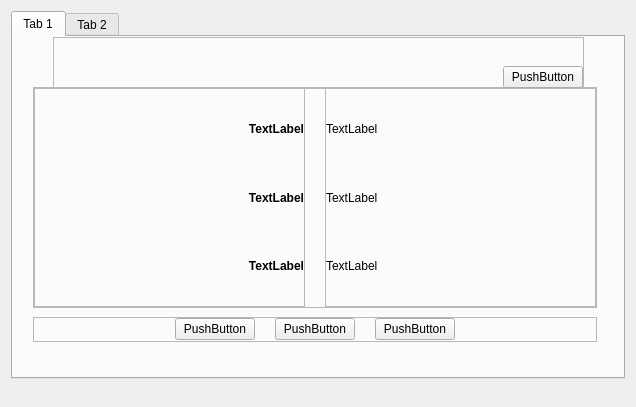
<?xml version="1.0" encoding="UTF-8"?>
<ui version="4.0">
 <class>QGenieRCPageWireless</class>
 <widget class="QWidget" name="QGenieRCPageWireless">
  <property name="geometry">
   <rect>
    <x>0</x>
    <y>0</y>
    <width>636</width>
    <height>407</height>
   </rect>
  </property>
  <property name="windowTitle">
   <string>Form</string>
  </property>
  <layout class="QVBoxLayout" name="verticalLayout">
   <property name="bottomMargin">
    <number>0</number>
   </property>
   <item>
    <widget class="QTabWidget" name="tabWidget">
     <property name="focusPolicy">
      <enum>Qt::NoFocus</enum>
     </property>
     <property name="currentIndex">
      <number>0</number>
     </property>
     <widget class="QWidget" name="tab">
      <attribute name="title">
       <string>Tab 1</string>
      </attribute>
      <layout class="QHBoxLayout" name="horizontalLayout">
       <property name="leftMargin">
        <number>20</number>
       </property>
       <property name="topMargin">
        <number>0</number>
       </property>
       <item>
        <widget class="QStackedWidget" name="stackedWidget">
         <property name="styleSheet">
          <string notr="true"/>
         </property>
         <property name="currentIndex">
          <number>0</number>
         </property>
         <widget class="QWidget" name="page">
          <widget class="QLabel" name="label_info_wpa">
           <property name="geometry">
            <rect>
             <x>270</x>
             <y>450</y>
             <width>171</width>
             <height>16</height>
            </rect>
           </property>
           <property name="text">
            <string>TextLabel</string>
           </property>
          </widget>
          <widget class="QLabel" name="label_info_wpa_title">
           <property name="geometry">
            <rect>
             <x>80</x>
             <y>450</y>
             <width>171</width>
             <height>16</height>
            </rect>
           </property>
           <property name="font">
            <font>
             <weight>75</weight>
             <italic>false</italic>
             <bold>true</bold>
            </font>
           </property>
           <property name="styleSheet">
            <string notr="true">font: bold;</string>
           </property>
           <property name="text">
            <string>TextLabel</string>
           </property>
          </widget>
          <widget class="QFrame" name="frame_4">
           <property name="geometry">
            <rect>
             <x>0</x>
             <y>50</y>
             <width>564</width>
             <height>221</height>
            </rect>
           </property>
           <property name="frameShape">
            <enum>QFrame::StyledPanel</enum>
           </property>
           <property name="frameShadow">
            <enum>QFrame::Raised</enum>
           </property>
           <layout class="QHBoxLayout" name="horizontalLayout_3">
            <property name="spacing">
             <number>20</number>
            </property>
            <property name="margin">
             <number>0</number>
            </property>
            <item>
             <widget class="QFrame" name="frame_2">
              <property name="frameShape">
               <enum>QFrame::StyledPanel</enum>
              </property>
              <property name="frameShadow">
               <enum>QFrame::Raised</enum>
              </property>
              <layout class="QVBoxLayout" name="verticalLayout_2">
               <property name="spacing">
                <number>6</number>
               </property>
               <property name="leftMargin">
                <number>0</number>
               </property>
               <property name="topMargin">
                <number>9</number>
               </property>
               <property name="rightMargin">
                <number>0</number>
               </property>
               <property name="bottomMargin">
                <number>9</number>
               </property>
               <item>
                <widget class="QLabel" name="label_info_ssid_title">
                 <property name="font">
                  <font>
                   <weight>75</weight>
                   <italic>false</italic>
                   <bold>true</bold>
                  </font>
                 </property>
                 <property name="styleSheet">
                  <string notr="true">font: bold;</string>
                 </property>
                 <property name="text">
                  <string>TextLabel</string>
                 </property>
                 <property name="alignment">
                  <set>Qt::AlignRight|Qt::AlignTrailing|Qt::AlignVCenter</set>
                 </property>
                </widget>
               </item>
               <item>
                <widget class="QLabel" name="label_info_chanel_title">
                 <property name="font">
                  <font>
                   <weight>75</weight>
                   <italic>false</italic>
                   <bold>true</bold>
                  </font>
                 </property>
                 <property name="styleSheet">
                  <string notr="true">font: bold;</string>
                 </property>
                 <property name="text">
                  <string>TextLabel</string>
                 </property>
                 <property name="alignment">
                  <set>Qt::AlignRight|Qt::AlignTrailing|Qt::AlignVCenter</set>
                 </property>
                </widget>
               </item>
               <item>
                <widget class="QLabel" name="label_info_pwd_title">
                 <property name="font">
                  <font>
                   <weight>75</weight>
                   <italic>false</italic>
                   <bold>true</bold>
                  </font>
                 </property>
                 <property name="styleSheet">
                  <string notr="true">font: bold;</string>
                 </property>
                 <property name="text">
                  <string>TextLabel</string>
                 </property>
                 <property name="alignment">
                  <set>Qt::AlignRight|Qt::AlignTrailing|Qt::AlignVCenter</set>
                 </property>
                </widget>
               </item>
              </layout>
             </widget>
            </item>
            <item>
             <widget class="QFrame" name="frame_3">
              <property name="frameShape">
               <enum>QFrame::StyledPanel</enum>
              </property>
              <property name="frameShadow">
               <enum>QFrame::Raised</enum>
              </property>
              <layout class="QVBoxLayout" name="verticalLayout_3">
               <property name="leftMargin">
                <number>0</number>
               </property>
               <property name="rightMargin">
                <number>0</number>
               </property>
               <item>
                <widget class="QLabel" name="label_info_ssid">
                 <property name="text">
                  <string>TextLabel</string>
                 </property>
                </widget>
               </item>
               <item>
                <widget class="QLabel" name="label_info_channel">
                 <property name="text">
                  <string>TextLabel</string>
                 </property>
                </widget>
               </item>
               <item>
                <widget class="QLabel" name="label_info_pwd">
                 <property name="text">
                  <string>TextLabel</string>
                 </property>
                </widget>
               </item>
              </layout>
             </widget>
            </item>
           </layout>
          </widget>
          <widget class="QFrame" name="frame_5">
           <property name="geometry">
            <rect>
             <x>0</x>
             <y>280</y>
             <width>564</width>
             <height>25</height>
            </rect>
           </property>
           <property name="frameShape">
            <enum>QFrame::StyledPanel</enum>
           </property>
           <property name="frameShadow">
            <enum>QFrame::Raised</enum>
           </property>
           <layout class="QHBoxLayout" name="horizontalLayout_4">
            <property name="spacing">
             <number>20</number>
            </property>
            <property name="margin">
             <number>0</number>
            </property>
            <item>
             <spacer name="horizontalSpacer_5">
              <property name="orientation">
               <enum>Qt::Horizontal</enum>
              </property>
              <property name="sizeHint" stdset="0">
               <size>
                <width>40</width>
                <height>20</height>
               </size>
              </property>
             </spacer>
            </item>
            <item>
             <widget class="QPushButton" name="but_modify">
              <property name="sizePolicy">
               <sizepolicy hsizetype="Preferred" vsizetype="Fixed">
                <horstretch>0</horstretch>
                <verstretch>0</verstretch>
               </sizepolicy>
              </property>
              <property name="focusPolicy">
               <enum>Qt::NoFocus</enum>
              </property>
              <property name="text">
               <string>PushButton</string>
              </property>
             </widget>
            </item>
            <item>
             <widget class="QPushButton" name="but_export">
              <property name="sizePolicy">
               <sizepolicy hsizetype="Preferred" vsizetype="Fixed">
                <horstretch>0</horstretch>
                <verstretch>0</verstretch>
               </sizepolicy>
              </property>
              <property name="focusPolicy">
               <enum>Qt::NoFocus</enum>
              </property>
              <property name="text">
               <string>PushButton</string>
              </property>
             </widget>
            </item>
            <item>
             <widget class="QPushButton" name="but_info_cancel">
              <property name="sizePolicy">
               <sizepolicy hsizetype="Preferred" vsizetype="Fixed">
                <horstretch>0</horstretch>
                <verstretch>0</verstretch>
               </sizepolicy>
              </property>
              <property name="focusPolicy">
               <enum>Qt::NoFocus</enum>
              </property>
              <property name="text">
               <string>PushButton</string>
              </property>
             </widget>
            </item>
            <item>
             <spacer name="horizontalSpacer_6">
              <property name="orientation">
               <enum>Qt::Horizontal</enum>
              </property>
              <property name="sizeHint" stdset="0">
               <size>
                <width>40</width>
                <height>20</height>
               </size>
              </property>
             </spacer>
            </item>
           </layout>
          </widget>
          <widget class="QFrame" name="frame_14">
           <property name="geometry">
            <rect>
             <x>20</x>
             <y>0</y>
             <width>531</width>
             <height>52</height>
            </rect>
           </property>
           <property name="frameShape">
            <enum>QFrame::StyledPanel</enum>
           </property>
           <property name="frameShadow">
            <enum>QFrame::Raised</enum>
           </property>
           <layout class="QHBoxLayout" name="horizontalLayout_14">
            <property name="margin">
             <number>0</number>
            </property>
            <item>
             <widget class="QLabel" name="label_info_error">
              <property name="sizePolicy">
               <sizepolicy hsizetype="Expanding" vsizetype="Preferred">
                <horstretch>0</horstretch>
                <verstretch>0</verstretch>
               </sizepolicy>
              </property>
              <property name="text">
               <string/>
              </property>
              <property name="alignment">
               <set>Qt::AlignLeading|Qt::AlignLeft|Qt::AlignVCenter</set>
              </property>
              <property name="wordWrap">
               <bool>true</bool>
              </property>
             </widget>
            </item>
            <item>
             <widget class="QProgressIndicator" name="pi_info" native="true">
              <property name="sizePolicy">
               <sizepolicy hsizetype="Preferred" vsizetype="Expanding">
                <horstretch>0</horstretch>
                <verstretch>0</verstretch>
               </sizepolicy>
              </property>
              <property name="minimumSize">
               <size>
                <width>35</width>
                <height>0</height>
               </size>
              </property>
             </widget>
            </item>
            <item>
             <layout class="QVBoxLayout" name="verticalLayout_9">
              <item>
               <spacer name="verticalSpacer_4">
                <property name="orientation">
                 <enum>Qt::Vertical</enum>
                </property>
                <property name="sizeHint" stdset="0">
                 <size>
                  <width>20</width>
                  <height>40</height>
                 </size>
                </property>
               </spacer>
              </item>
              <item>
               <widget class="QPushButton" name="but_info_refresh">
                <property name="sizePolicy">
                 <sizepolicy hsizetype="Preferred" vsizetype="Fixed">
                  <horstretch>0</horstretch>
                  <verstretch>0</verstretch>
                 </sizepolicy>
                </property>
                <property name="focusPolicy">
                 <enum>Qt::NoFocus</enum>
                </property>
                <property name="text">
                 <string>PushButton</string>
                </property>
               </widget>
              </item>
             </layout>
            </item>
           </layout>
          </widget>
         </widget>
         <widget class="QWidget" name="page_2">
          <widget class="QLabel" name="label_set_mode_title">
           <property name="geometry">
            <rect>
             <x>10</x>
             <y>320</y>
             <width>41</width>
             <height>16</height>
            </rect>
           </property>
           <property name="font">
            <font>
             <weight>75</weight>
             <bold>true</bold>
            </font>
           </property>
           <property name="styleSheet">
            <string notr="true">font: bold;</string>
           </property>
           <property name="text">
            <string>mode</string>
           </property>
          </widget>
          <widget class="QComboBox" name="cob_mode">
           <property name="geometry">
            <rect>
             <x>50</x>
             <y>320</y>
             <width>121</width>
             <height>22</height>
            </rect>
           </property>
           <property name="focusPolicy">
            <enum>Qt::NoFocus</enum>
           </property>
           <item>
            <property name="text">
             <string>Up to 54Mbps</string>
            </property>
           </item>
           <item>
            <property name="text">
             <string>Up to 145Mbps</string>
            </property>
           </item>
           <item>
            <property name="text">
             <string>Up to 300Mbps</string>
            </property>
           </item>
          </widget>
          <widget class="QFrame" name="frame_6">
           <property name="geometry">
            <rect>
             <x>0</x>
             <y>280</y>
             <width>564</width>
             <height>25</height>
            </rect>
           </property>
           <property name="frameShape">
            <enum>QFrame::StyledPanel</enum>
           </property>
           <property name="frameShadow">
            <enum>QFrame::Raised</enum>
           </property>
           <layout class="QHBoxLayout" name="horizontalLayout_5">
            <property name="spacing">
             <number>20</number>
            </property>
            <property name="margin">
             <number>0</number>
            </property>
            <item>
             <spacer name="horizontalSpacer_7">
              <property name="orientation">
               <enum>Qt::Horizontal</enum>
              </property>
              <property name="sizeHint" stdset="0">
               <size>
                <width>40</width>
                <height>20</height>
               </size>
              </property>
             </spacer>
            </item>
            <item>
             <widget class="QPushButton" name="but_apply">
              <property name="focusPolicy">
               <enum>Qt::NoFocus</enum>
              </property>
              <property name="text">
               <string>PushButton</string>
              </property>
             </widget>
            </item>
            <item>
             <widget class="QPushButton" name="but_set_cancel">
              <property name="focusPolicy">
               <enum>Qt::NoFocus</enum>
              </property>
              <property name="text">
               <string>PushButton</string>
              </property>
             </widget>
            </item>
            <item>
             <spacer name="horizontalSpacer_8">
              <property name="orientation">
               <enum>Qt::Horizontal</enum>
              </property>
              <property name="sizeHint" stdset="0">
               <size>
                <width>40</width>
                <height>20</height>
               </size>
              </property>
             </spacer>
            </item>
           </layout>
          </widget>
          <widget class="QFrame" name="frame_7">
           <property name="geometry">
            <rect>
             <x>0</x>
             <y>60</y>
             <width>564</width>
             <height>220</height>
            </rect>
           </property>
           <property name="frameShape">
            <enum>QFrame::StyledPanel</enum>
           </property>
           <property name="frameShadow">
            <enum>QFrame::Raised</enum>
           </property>
           <layout class="QVBoxLayout" name="verticalLayout_4">
            <property name="spacing">
             <number>0</number>
            </property>
            <property name="margin">
             <number>0</number>
            </property>
            <item>
             <widget class="QFrame" name="frame_10">
              <property name="maximumSize">
               <size>
                <width>16777215</width>
                <height>30</height>
               </size>
              </property>
              <property name="frameShape">
               <enum>QFrame::StyledPanel</enum>
              </property>
              <property name="frameShadow">
               <enum>QFrame::Raised</enum>
              </property>
              <layout class="QHBoxLayout" name="horizontalLayout_6">
               <property name="spacing">
                <number>20</number>
               </property>
               <property name="topMargin">
                <number>2</number>
               </property>
               <property name="rightMargin">
                <number>9</number>
               </property>
               <property name="bottomMargin">
                <number>2</number>
               </property>
               <item>
                <widget class="QLabel" name="label_set_ssid_title">
                 <property name="sizePolicy">
                  <sizepolicy hsizetype="Expanding" vsizetype="Preferred">
                   <horstretch>0</horstretch>
                   <verstretch>0</verstretch>
                  </sizepolicy>
                 </property>
                 <property name="maximumSize">
                  <size>
                   <width>16777215</width>
                   <height>15</height>
                  </size>
                 </property>
                 <property name="font">
                  <font>
                   <weight>75</weight>
                   <italic>false</italic>
                   <bold>true</bold>
                  </font>
                 </property>
                 <property name="styleSheet">
                  <string notr="true">font: bold;</string>
                 </property>
                 <property name="text">
                  <string>ssid</string>
                 </property>
                 <property name="alignment">
                  <set>Qt::AlignRight|Qt::AlignTrailing|Qt::AlignVCenter</set>
                 </property>
                </widget>
               </item>
               <item>
                <layout class="QHBoxLayout" name="horizontalLayout_11">
                 <property name="leftMargin">
                  <number>0</number>
                 </property>
                 <property name="rightMargin">
                  <number>9</number>
                 </property>
                 <item>
                  <widget class="QLineEdit" name="edt_set_ssid">
                   <property name="sizePolicy">
                    <sizepolicy hsizetype="Preferred" vsizetype="Fixed">
                     <horstretch>0</horstretch>
                     <verstretch>0</verstretch>
                    </sizepolicy>
                   </property>
                   <property name="maximumSize">
                    <size>
                     <width>16777215</width>
                     <height>16777215</height>
                    </size>
                   </property>
                  </widget>
                 </item>
                 <item>
                  <spacer name="horizontalSpacer_3">
                   <property name="orientation">
                    <enum>Qt::Horizontal</enum>
                   </property>
                   <property name="sizeHint" stdset="0">
                    <size>
                     <width>40</width>
                     <height>20</height>
                    </size>
                   </property>
                  </spacer>
                 </item>
                </layout>
               </item>
              </layout>
             </widget>
            </item>
            <item>
             <widget class="QFrame" name="frame_11">
              <property name="maximumSize">
               <size>
                <width>16777215</width>
                <height>30</height>
               </size>
              </property>
              <property name="frameShape">
               <enum>QFrame::StyledPanel</enum>
              </property>
              <property name="frameShadow">
               <enum>QFrame::Raised</enum>
              </property>
              <layout class="QHBoxLayout" name="horizontalLayout_10">
               <property name="spacing">
                <number>20</number>
               </property>
               <property name="leftMargin">
                <number>9</number>
               </property>
               <property name="topMargin">
                <number>2</number>
               </property>
               <property name="rightMargin">
                <number>9</number>
               </property>
               <property name="bottomMargin">
                <number>2</number>
               </property>
               <item>
                <widget class="QLabel" name="label_set_channel_title">
                 <property name="sizePolicy">
                  <sizepolicy hsizetype="Expanding" vsizetype="Preferred">
                   <horstretch>0</horstretch>
                   <verstretch>0</verstretch>
                  </sizepolicy>
                 </property>
                 <property name="font">
                  <font>
                   <weight>75</weight>
                   <bold>true</bold>
                  </font>
                 </property>
                 <property name="styleSheet">
                  <string notr="true">font: bold;</string>
                 </property>
                 <property name="text">
                  <string>channel</string>
                 </property>
                 <property name="alignment">
                  <set>Qt::AlignRight|Qt::AlignTrailing|Qt::AlignVCenter</set>
                 </property>
                </widget>
               </item>
               <item>
                <layout class="QHBoxLayout" name="horizontalLayout_7">
                 <property name="leftMargin">
                  <number>0</number>
                 </property>
                 <property name="rightMargin">
                  <number>9</number>
                 </property>
                 <item>
                  <widget class="QComboBox" name="cob_channel">
                   <property name="minimumSize">
                    <size>
                     <width>68</width>
                     <height>0</height>
                    </size>
                   </property>
                   <property name="maximumSize">
                    <size>
                     <width>68</width>
                     <height>16777215</height>
                    </size>
                   </property>
                   <property name="maxCount">
                    <number>15</number>
                   </property>
                   <item>
                    <property name="text">
                     <string>Auto</string>
                    </property>
                   </item>
                   <item>
                    <property name="text">
                     <string>1</string>
                    </property>
                   </item>
                   <item>
                    <property name="text">
                     <string>2</string>
                    </property>
                   </item>
                   <item>
                    <property name="text">
                     <string>3</string>
                    </property>
                   </item>
                   <item>
                    <property name="text">
                     <string>4</string>
                    </property>
                   </item>
                   <item>
                    <property name="text">
                     <string>5</string>
                    </property>
                   </item>
                   <item>
                    <property name="text">
                     <string>6</string>
                    </property>
                   </item>
                   <item>
                    <property name="text">
                     <string>7</string>
                    </property>
                   </item>
                   <item>
                    <property name="text">
                     <string>8</string>
                    </property>
                   </item>
                   <item>
                    <property name="text">
                     <string>9</string>
                    </property>
                   </item>
                   <item>
                    <property name="text">
                     <string>10</string>
                    </property>
                   </item>
                   <item>
                    <property name="text">
                     <string>11</string>
                    </property>
                   </item>
                  </widget>
                 </item>
                 <item>
                  <spacer name="horizontalSpacer_2">
                   <property name="orientation">
                    <enum>Qt::Horizontal</enum>
                   </property>
                   <property name="sizeType">
                    <enum>QSizePolicy::Expanding</enum>
                   </property>
                   <property name="sizeHint" stdset="0">
                    <size>
                     <width>40</width>
                     <height>20</height>
                    </size>
                   </property>
                  </spacer>
                 </item>
                </layout>
               </item>
              </layout>
             </widget>
            </item>
            <item>
             <widget class="QFrame" name="frame_12">
              <property name="minimumSize">
               <size>
                <width>0</width>
                <height>80</height>
               </size>
              </property>
              <property name="frameShape">
               <enum>QFrame::StyledPanel</enum>
              </property>
              <property name="frameShadow">
               <enum>QFrame::Raised</enum>
              </property>
              <layout class="QHBoxLayout" name="horizontalLayout_8">
               <property name="spacing">
                <number>20</number>
               </property>
               <property name="leftMargin">
                <number>9</number>
               </property>
               <property name="topMargin">
                <number>2</number>
               </property>
               <property name="rightMargin">
                <number>9</number>
               </property>
               <property name="bottomMargin">
                <number>2</number>
               </property>
               <item>
                <widget class="QLabel" name="label_set_secure">
                 <property name="font">
                  <font>
                   <weight>75</weight>
                   <bold>true</bold>
                  </font>
                 </property>
                 <property name="styleSheet">
                  <string notr="true">font: bold;</string>
                 </property>
                 <property name="text">
                  <string>secure</string>
                 </property>
                 <property name="alignment">
                  <set>Qt::AlignRight|Qt::AlignTop|Qt::AlignTrailing</set>
                 </property>
                </widget>
               </item>
               <item>
                <widget class="QFrame" name="frame">
                 <property name="frameShape">
                  <enum>QFrame::StyledPanel</enum>
                 </property>
                 <property name="frameShadow">
                  <enum>QFrame::Raised</enum>
                 </property>
                 <layout class="QVBoxLayout" name="verticalLayout_7">
                  <property name="leftMargin">
                   <number>0</number>
                  </property>
                  <property name="topMargin">
                   <number>0</number>
                  </property>
                  <item>
                   <widget class="QRadioButton" name="rbt_none">
                    <property name="text">
                     <string>None</string>
                    </property>
                   </widget>
                  </item>
                  <item>
                   <widget class="QRadioButton" name="rbt_wpa2">
                    <property name="text">
                     <string>WPA2-PSK[AES]</string>
                    </property>
                    <property name="checked">
                     <bool>true</bool>
                    </property>
                   </widget>
                  </item>
                  <item>
                   <widget class="QRadioButton" name="rbt_all">
                    <property name="text">
                     <string>WPA-PSK[TKIP] + WPA2-PSK[AES]</string>
                    </property>
                   </widget>
                  </item>
                  <item>
                   <spacer name="verticalSpacer_2">
                    <property name="orientation">
                     <enum>Qt::Vertical</enum>
                    </property>
                    <property name="sizeHint" stdset="0">
                     <size>
                      <width>20</width>
                      <height>40</height>
                     </size>
                    </property>
                   </spacer>
                  </item>
                 </layout>
                </widget>
               </item>
              </layout>
             </widget>
            </item>
            <item>
             <widget class="QFrame" name="frame_13">
              <property name="frameShape">
               <enum>QFrame::StyledPanel</enum>
              </property>
              <property name="frameShadow">
               <enum>QFrame::Raised</enum>
              </property>
              <layout class="QHBoxLayout" name="horizontalLayout_9">
               <property name="spacing">
                <number>20</number>
               </property>
               <property name="topMargin">
                <number>9</number>
               </property>
               <property name="bottomMargin">
                <number>0</number>
               </property>
               <item>
                <widget class="QLabel" name="label_set_pwd_title">
                 <property name="sizePolicy">
                  <sizepolicy hsizetype="Expanding" vsizetype="Preferred">
                   <horstretch>0</horstretch>
                   <verstretch>0</verstretch>
                  </sizepolicy>
                 </property>
                 <property name="font">
                  <font>
                   <weight>75</weight>
                   <bold>true</bold>
                  </font>
                 </property>
                 <property name="styleSheet">
                  <string notr="true">font: bold;</string>
                 </property>
                 <property name="text">
                  <string>TextLabel</string>
                 </property>
                 <property name="alignment">
                  <set>Qt::AlignRight|Qt::AlignTop|Qt::AlignTrailing</set>
                 </property>
                </widget>
               </item>
               <item>
                <widget class="QFrame" name="frame_8">
                 <property name="frameShape">
                  <enum>QFrame::StyledPanel</enum>
                 </property>
                 <property name="frameShadow">
                  <enum>QFrame::Raised</enum>
                 </property>
                 <layout class="QVBoxLayout" name="verticalLayout_5">
                  <property name="leftMargin">
                   <number>0</number>
                  </property>
                  <property name="topMargin">
                   <number>0</number>
                  </property>
                  <property name="bottomMargin">
                   <number>0</number>
                  </property>
                  <item>
                   <layout class="QHBoxLayout" name="horizontalLayout_12">
                    <item>
                     <widget class="QLineEdit" name="edt_pwd">
                      <property name="sizePolicy">
                       <sizepolicy hsizetype="Preferred" vsizetype="Fixed">
                        <horstretch>0</horstretch>
                        <verstretch>0</verstretch>
                       </sizepolicy>
                      </property>
                      <property name="maxLength">
                       <number>63</number>
                      </property>
                      <property name="alignment">
                       <set>Qt::AlignLeading|Qt::AlignLeft|Qt::AlignVCenter</set>
                      </property>
                     </widget>
                    </item>
                    <item>
                     <spacer name="horizontalSpacer_4">
                      <property name="orientation">
                       <enum>Qt::Horizontal</enum>
                      </property>
                      <property name="sizeHint" stdset="0">
                       <size>
                        <width>40</width>
                        <height>20</height>
                       </size>
                      </property>
                     </spacer>
                    </item>
                   </layout>
                  </item>
                  <item>
                   <widget class="QLabel" name="label_note">
                    <property name="sizePolicy">
                     <sizepolicy hsizetype="Preferred" vsizetype="Fixed">
                      <horstretch>0</horstretch>
                      <verstretch>0</verstretch>
                     </sizepolicy>
                    </property>
                    <property name="font">
                     <font>
                      <weight>75</weight>
                      <bold>true</bold>
                     </font>
                    </property>
                    <property name="styleSheet">
                     <string notr="true">font: bold;</string>
                    </property>
                    <property name="text">
                     <string>note</string>
                    </property>
                    <property name="wordWrap">
                     <bool>true</bool>
                    </property>
                   </widget>
                  </item>
                  <item>
                   <spacer name="verticalSpacer">
                    <property name="orientation">
                     <enum>Qt::Vertical</enum>
                    </property>
                    <property name="sizeHint" stdset="0">
                     <size>
                      <width>20</width>
                      <height>40</height>
                     </size>
                    </property>
                   </spacer>
                  </item>
                 </layout>
                </widget>
               </item>
              </layout>
             </widget>
            </item>
           </layout>
          </widget>
          <widget class="QFrame" name="frame_9">
           <property name="geometry">
            <rect>
             <x>20</x>
             <y>0</y>
             <width>531</width>
             <height>52</height>
            </rect>
           </property>
           <property name="frameShape">
            <enum>QFrame::StyledPanel</enum>
           </property>
           <property name="frameShadow">
            <enum>QFrame::Raised</enum>
           </property>
           <layout class="QHBoxLayout" name="horizontalLayout_13">
            <property name="margin">
             <number>0</number>
            </property>
            <item>
             <widget class="QLabel" name="label_set_error">
              <property name="sizePolicy">
               <sizepolicy hsizetype="Expanding" vsizetype="Preferred">
                <horstretch>0</horstretch>
                <verstretch>0</verstretch>
               </sizepolicy>
              </property>
              <property name="text">
               <string/>
              </property>
              <property name="alignment">
               <set>Qt::AlignLeading|Qt::AlignLeft|Qt::AlignVCenter</set>
              </property>
              <property name="wordWrap">
               <bool>true</bool>
              </property>
             </widget>
            </item>
            <item>
             <widget class="QProgressIndicator" name="pi_set" native="true">
              <property name="sizePolicy">
               <sizepolicy hsizetype="Preferred" vsizetype="Expanding">
                <horstretch>0</horstretch>
                <verstretch>0</verstretch>
               </sizepolicy>
              </property>
              <property name="minimumSize">
               <size>
                <width>35</width>
                <height>0</height>
               </size>
              </property>
             </widget>
            </item>
            <item>
             <layout class="QVBoxLayout" name="verticalLayout_8">
              <item>
               <spacer name="verticalSpacer_3">
                <property name="orientation">
                 <enum>Qt::Vertical</enum>
                </property>
                <property name="sizeHint" stdset="0">
                 <size>
                  <width>20</width>
                  <height>40</height>
                 </size>
                </property>
               </spacer>
              </item>
              <item>
               <widget class="QPushButton" name="but_set_refresh">
                <property name="sizePolicy">
                 <sizepolicy hsizetype="Preferred" vsizetype="Fixed">
                  <horstretch>0</horstretch>
                  <verstretch>0</verstretch>
                 </sizepolicy>
                </property>
                <property name="focusPolicy">
                 <enum>Qt::NoFocus</enum>
                </property>
                <property name="text">
                 <string>PushButton</string>
                </property>
               </widget>
              </item>
             </layout>
            </item>
           </layout>
          </widget>
         </widget>
        </widget>
       </item>
      </layout>
     </widget>
     <widget class="QGenieRCPageGuessAccess" name="gacc">
      <attribute name="title">
       <string>Tab 2</string>
      </attribute>
     </widget>
    </widget>
   </item>
   <item>
    <layout class="QHBoxLayout" name="horizontalLayout_2">
     <property name="topMargin">
      <number>2</number>
     </property>
     <item>
      <widget class="QLabel" name="rc_text_route">
       <property name="text">
        <string/>
       </property>
      </widget>
     </item>
     <item>
      <spacer name="horizontalSpacer">
       <property name="orientation">
        <enum>Qt::Horizontal</enum>
       </property>
       <property name="sizeType">
        <enum>QSizePolicy::Minimum</enum>
       </property>
       <property name="sizeHint" stdset="0">
        <size>
         <width>40</width>
         <height>20</height>
        </size>
       </property>
      </spacer>
     </item>
     <item>
      <widget class="QLabel" name="rc_text_firmware">
       <property name="text">
        <string/>
       </property>
       <property name="alignment">
        <set>Qt::AlignRight|Qt::AlignTrailing|Qt::AlignVCenter</set>
       </property>
      </widget>
     </item>
    </layout>
   </item>
  </layout>
 </widget>
 <customwidgets>
  <customwidget>
   <class>QProgressIndicator</class>
   <extends>QWidget</extends>
   <header>QProgressIndicator.h</header>
   <container>1</container>
  </customwidget>
  <customwidget>
   <class>QGenieRCPageGuessAccess</class>
   <extends>QWidget</extends>
   <header>QGenieRCPageGuessAccess.h</header>
   <container>1</container>
  </customwidget>
 </customwidgets>
 <tabstops>
  <tabstop>cob_channel</tabstop>
  <tabstop>rbt_none</tabstop>
  <tabstop>rbt_wpa2</tabstop>
  <tabstop>rbt_all</tabstop>
  <tabstop>cob_mode</tabstop>
 </tabstops>
 <resources/>
 <connections>
  <connection>
   <sender>rbt_none</sender>
   <signal>clicked()</signal>
   <receiver>label_set_pwd_title</receiver>
   <slot>hide()</slot>
   <hints>
    <hint type="sourcelabel">
     <x>294</x>
     <y>191</y>
    </hint>
    <hint type="destinationlabel">
     <x>99</x>
     <y>268</y>
    </hint>
   </hints>
  </connection>
  <connection>
   <sender>rbt_none</sender>
   <signal>clicked()</signal>
   <receiver>edt_pwd</receiver>
   <slot>hide()</slot>
   <hints>
    <hint type="sourcelabel">
     <x>359</x>
     <y>190</y>
    </hint>
    <hint type="destinationlabel">
     <x>356</x>
     <y>270</y>
    </hint>
   </hints>
  </connection>
  <connection>
   <sender>rbt_wpa2</sender>
   <signal>clicked()</signal>
   <receiver>label_set_pwd_title</receiver>
   <slot>show()</slot>
   <hints>
    <hint type="sourcelabel">
     <x>311</x>
     <y>206</y>
    </hint>
    <hint type="destinationlabel">
     <x>167</x>
     <y>268</y>
    </hint>
   </hints>
  </connection>
  <connection>
   <sender>rbt_wpa2</sender>
   <signal>clicked()</signal>
   <receiver>edt_pwd</receiver>
   <slot>show()</slot>
   <hints>
    <hint type="sourcelabel">
     <x>326</x>
     <y>209</y>
    </hint>
    <hint type="destinationlabel">
     <x>322</x>
     <y>265</y>
    </hint>
   </hints>
  </connection>
  <connection>
   <sender>rbt_all</sender>
   <signal>clicked()</signal>
   <receiver>label_set_pwd_title</receiver>
   <slot>show()</slot>
   <hints>
    <hint type="sourcelabel">
     <x>297</x>
     <y>231</y>
    </hint>
    <hint type="destinationlabel">
     <x>149</x>
     <y>268</y>
    </hint>
   </hints>
  </connection>
  <connection>
   <sender>rbt_all</sender>
   <signal>clicked()</signal>
   <receiver>edt_pwd</receiver>
   <slot>show()</slot>
   <hints>
    <hint type="sourcelabel">
     <x>387</x>
     <y>225</y>
    </hint>
    <hint type="destinationlabel">
     <x>379</x>
     <y>264</y>
    </hint>
   </hints>
  </connection>
  <connection>
   <sender>rbt_none</sender>
   <signal>clicked()</signal>
   <receiver>label_note</receiver>
   <slot>hide()</slot>
   <hints>
    <hint type="sourcelabel">
     <x>396</x>
     <y>186</y>
    </hint>
    <hint type="destinationlabel">
     <x>278</x>
     <y>300</y>
    </hint>
   </hints>
  </connection>
  <connection>
   <sender>rbt_wpa2</sender>
   <signal>clicked()</signal>
   <receiver>label_note</receiver>
   <slot>show()</slot>
   <hints>
    <hint type="sourcelabel">
     <x>396</x>
     <y>212</y>
    </hint>
    <hint type="destinationlabel">
     <x>395</x>
     <y>292</y>
    </hint>
   </hints>
  </connection>
  <connection>
   <sender>rbt_all</sender>
   <signal>clicked()</signal>
   <receiver>label_note</receiver>
   <slot>show()</slot>
   <hints>
    <hint type="sourcelabel">
     <x>445</x>
     <y>227</y>
    </hint>
    <hint type="destinationlabel">
     <x>450</x>
     <y>297</y>
    </hint>
   </hints>
  </connection>
 </connections>
</ui>
